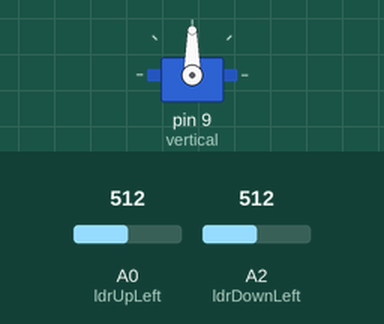
The sketch below on a simulated Arduino Uno, built with avr-gcc and run on an emulated ATmega328P. Shown: servo. The test bench sets the inputs (shaded band); at power-on: A0 (ldrUpLeft) = 512, A2 (ldrDownLeft) = 512.

Above: at 1.2 s.
1.3 s: A0 (ldrUpLeft) set to 546
At 1.77 s:
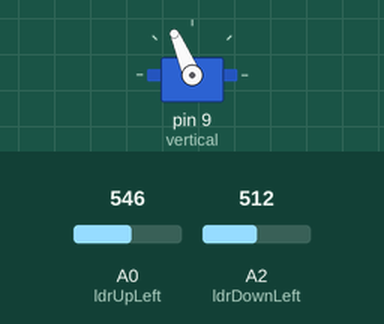
At 4.0 s:
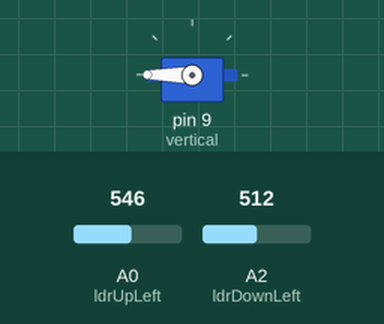
4.3 s: A2 (ldrDownLeft) set to 556
5.8 s: A2 (ldrDownLeft) set to 585
At 9.8 s:
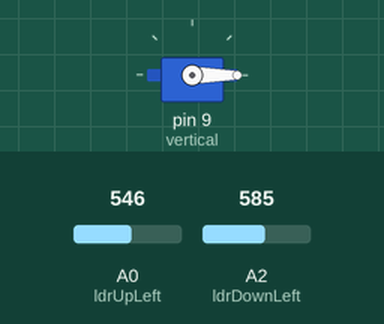
Timing chart, 0 to 11.3 s (numbered marks = the images above; inputs shaded):
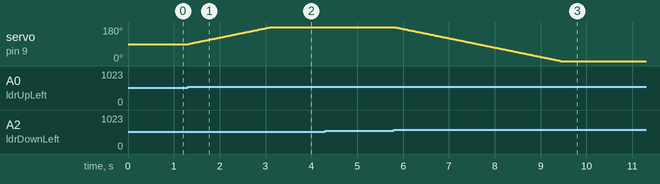

The sketch:

SingleServoTest.ino
```cpp
#include <Servo.h> // Include Servo library

// Create the servo object
Servo vertical; // Vertical servo
int servoV = 90; // Stand vertical servo

// LDR pin connections
// name = analog_pin;
int ldrUpLeft = 0;
int ldrDownLeft = 2;

void setup() {
  vertical.attach(9);
}

void loop() {
  // Read the light values from the LDR's
  int leftUp = analogRead(ldrUpLeft);
  int leftDown = analogRead(ldrDownLeft);

  // We don't have any pot's connected at the moment, so
  // we'll just have to wing the value...
  int dtime = 20;
  int tolerance = 20;

  // Determine the difference between the up/down LDR's
  int delta = leftUp - leftDown;

  // Only do something if the difference exceeds the tolerance value
  if (abs(delta) > tolerance) {
    if (leftUp > leftDown) {
      servoV++;
      if (servoV > 180) {
        servoV = 180;
      }
    } else {
      servoV--;
      if (servoV < 0) {
        servoV = 0;
      }
    }
    vertical.write(servoV);
  }

  delay(dtime);
}
```

Measured:
- the behaviour switches between 532 and 533 on A0 (ldrUpLeft) (found by bisection; images 0 and 1)
- the behaviour switches between 566 and 567 on A2 (ldrDownLeft) (found by bisection; images 2 and 3)
- after the input at 1.3 s, servo on pin 9 (vertical): moves from 90° to 180° over 1.8 s, starting at once
- after the input at 4.3 s, every drawn part: stays the same
- after the input at 5.8 s, servo on pin 9 (vertical): moves from 180° to 0° over 3.6 s, starting at once
